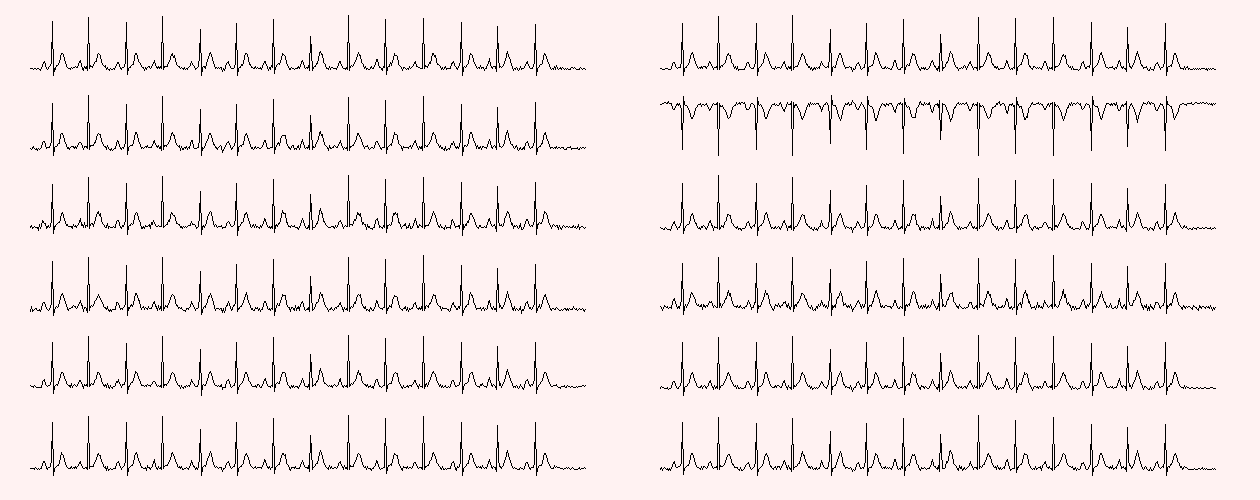
#> input picture benchmark_cases/seed/images/case_000_clean.ppm, 1260 x 500 px
$ python -i grid.py   (imports and definitions only)   (older library calls are emulated)
#> lines starting #> are read from the running program, lines starting #| are printed output that depends on the picture; after the words box and inside, x2 and y2 are one past the last pixel; in counts of white or black regions, pixels touching at a corner belong together
from __future__ import annotations

import cv2
import numpy as np
from scipy.signal import find_peaks


def estimate_grid_spacing_px(image_rgb: np.ndarray) -> float | None:
    try:
        gray = cv2.cvtColor(image_rgb, cv2.COLOR_RGB2GRAY)
#> gray: shape (500, 1260); values 0 (black) and 246 (white), 96% white; black in thin lines or dots, all inside (x1, y1, x2, y2) = (30, 15, 1216, 476)
        if gray.size == 0 or np.std(gray) < 3:
            return None
        edges_x = cv2.Sobel(gray, cv2.CV_64F, 1, 0, ksize=3)
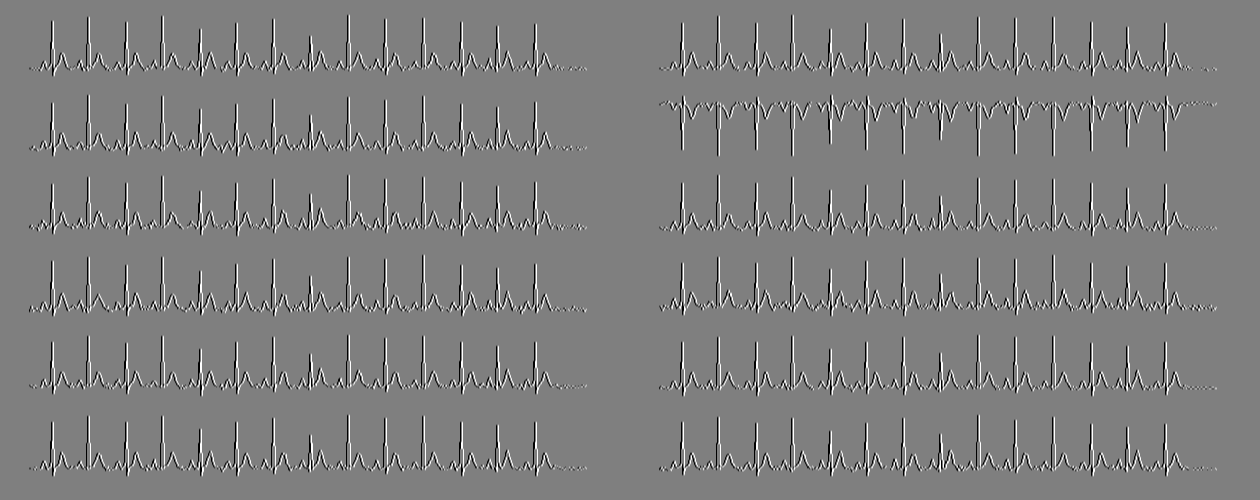
#> edges_x: shape (500, 1260) float64; min -984, max 984, mean 0; drawn with min black and max white
        edges_y = cv2.Sobel(gray, cv2.CV_64F, 0, 1, ksize=3)
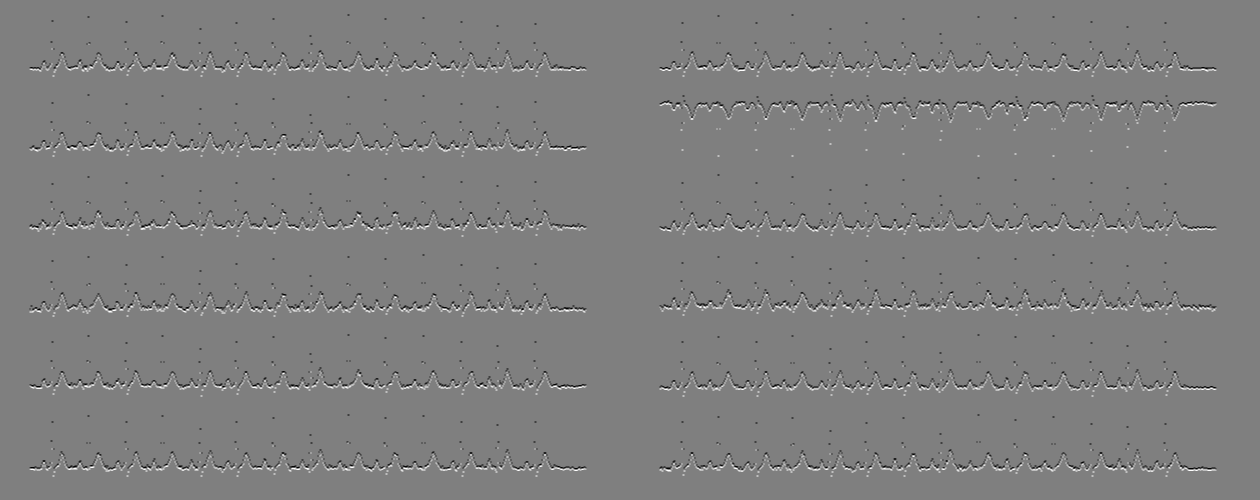
#> edges_y: shape (500, 1260) float64; min -984, max 984, mean 0; drawn with min black and max white
        projection_x = np.sum(np.abs(edges_x), axis=0)
#> projection_x = 1260 values, max 190896 at index 904, min 0 at index 0, mean 29315
        projection_y = np.sum(np.abs(edges_y), axis=1)
#> projection_y = 500 values, max 312420 at index 67, min 0 at index 0, mean 30650.6
        peaks_x, _ = find_peaks(projection_x, distance=10, prominence=np.percentile(projection_x, 75))
#> peaks_x = 33 values from 53 to 1166
        peaks_y, _ = find_peaks(projection_y, distance=10, prominence=np.percentile(projection_y, 75))
#> peaks_y = [67, 105, 146, 226, 307, 386, 466]

        diffs: list[float] = []
        if len(peaks_x) > 5:
            delta_x = np.diff(peaks_x)
#> delta_x = 32 values, max 147 at index 15, min 11 at index 13, mean 34.78
            diffs.extend(delta_x[(delta_x > 8) & (delta_x < 120)])
        if len(peaks_y) > 5:
            delta_y = np.diff(peaks_y)
#> delta_y = [38, 41, 80, 81, 79, 80]
            diffs.extend(delta_y[(delta_y > 8) & (delta_y < 120)])
        if len(diffs) < 6:
            return None
        return float(np.median(np.array(diffs)))
    except Exception:
        return None


def choose_ppmv(local_grid_px: float | None, resize_scale: float, raw_trace_px: np.ndarray) -> float:
    if local_grid_px is None or not np.isfinite(local_grid_px) or local_grid_px < 5:
        return 250.0

    ppmv_small_box = local_grid_px * 10.0 * resize_scale
    ppmv_big_box = local_grid_px * 2.0 * resize_scale

    def score_candidate(ppmv: float) -> float:
        if ppmv <= 0:
            return 1e9
        signal = (raw_trace_px - np.median(raw_trace_px)) / ppmv
        signal = np.nan_to_num(signal)
        peak_to_peak = float(np.percentile(signal, 99) - np.percentile(signal, 1))
        if peak_to_peak <= 0:
            return 1e9
        if peak_to_peak < 0.2:
            return 1000.0 + (0.2 - peak_to_peak) * 1000.0
        if peak_to_peak > 8.0:
            return 1000.0 + (peak_to_peak - 8.0) * 300.0
        return abs(peak_to_peak - 2.5)

    score_small = score_candidate(ppmv_small_box)
    score_big = score_candidate(ppmv_big_box)
    candidate = ppmv_small_box if score_small <= score_big else ppmv_big_box
    if not np.isfinite(candidate) or candidate < 10:
        return 250.0
    return float(candidate)

>>> import cv2
>>> picture = cv2.cvtColor(cv2.imread('../../../benchmark_cases/seed/images/case_000_clean.ppm'), cv2.COLOR_BGR2RGB)
>>> result = estimate_grid_spacing_px(picture)
#> result = 37

$ run again, on benchmark_cases/seed/images/case_001_clean.ppm
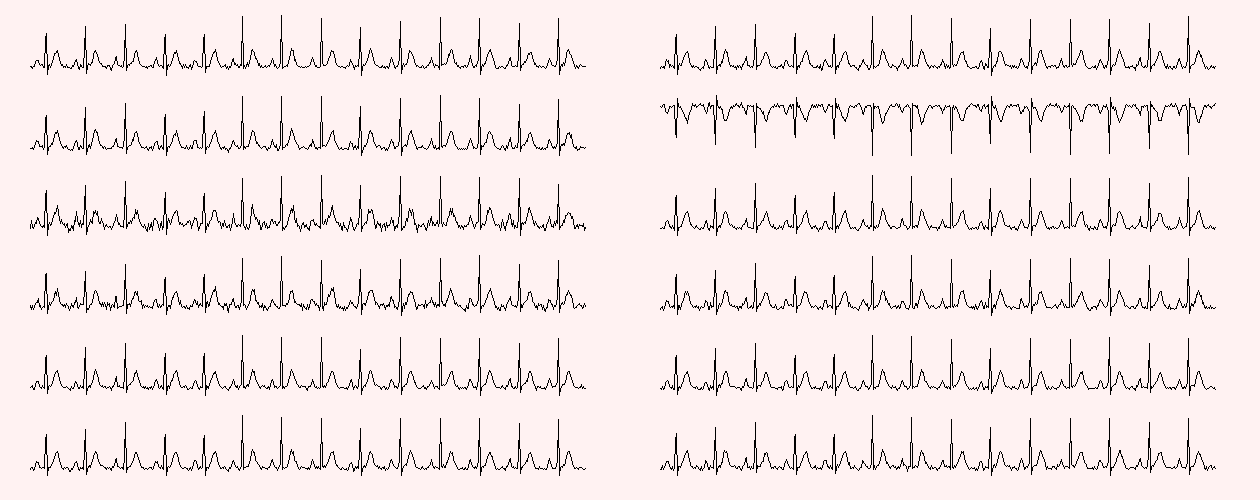
#> input picture benchmark_cases/seed/images/case_001_clean.ppm, 1260 x 500 px
#> gray: shape (500, 1260); values 0 (black) and 246 (white), 95.7% white; black in thin lines or dots, all inside (x1, y1, x2, y2) = (30, 15, 1216, 476)
#> in estimate_grid_spacing_px, `edges_x = cv2.Sobel(gray, cv2.CV_64F, 1, 0, ksize=3)`:
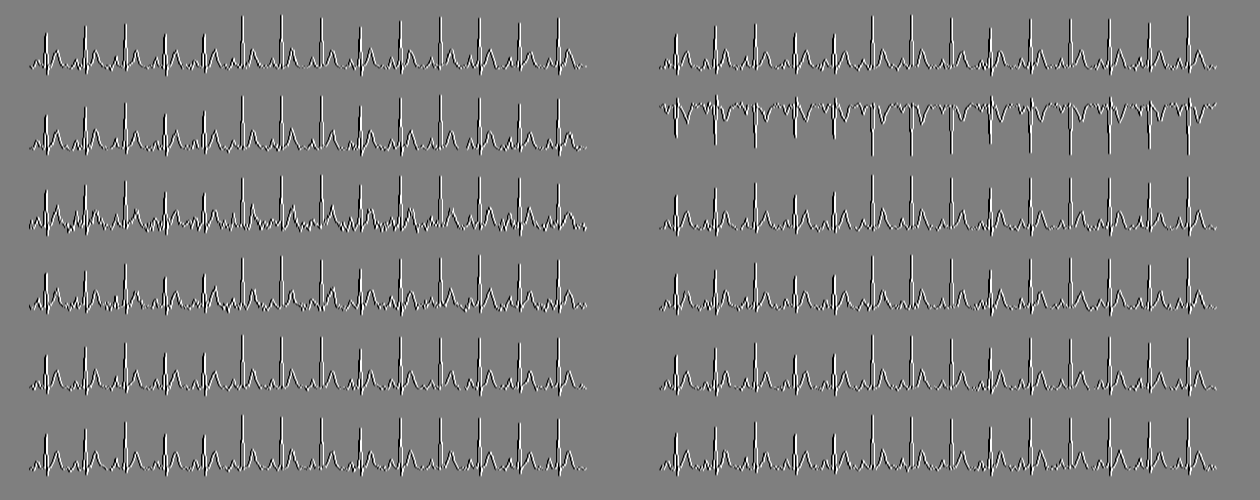
#> edges_x: shape (500, 1260) float64; min -984, max 984, mean 0; drawn with min black and max white
#> in estimate_grid_spacing_px, `edges_y = cv2.Sobel(gray, cv2.CV_64F, 0, 1, ksize=3)`:
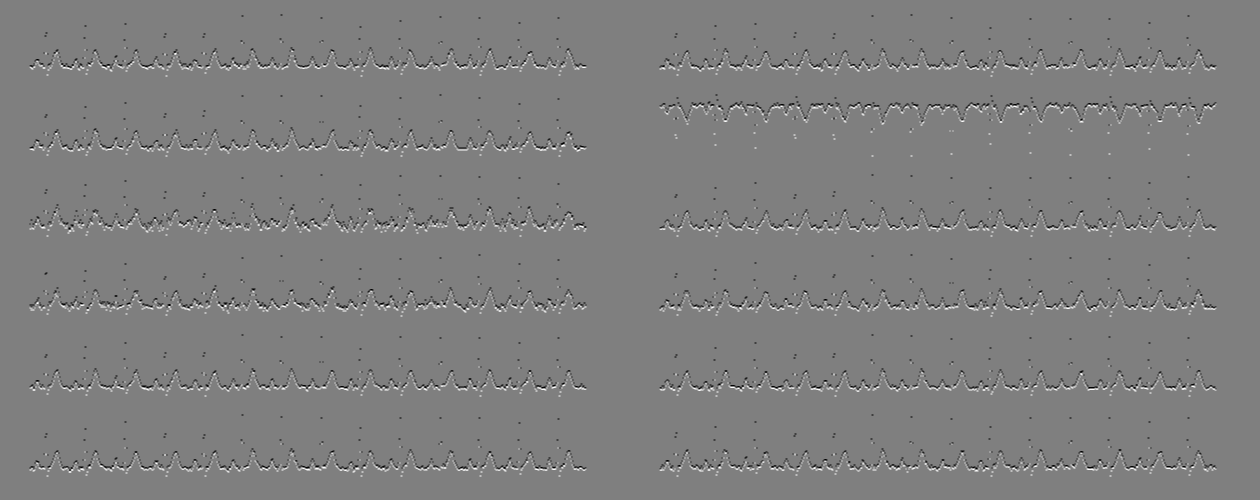
#> edges_y: shape (500, 1260) float64; min -984, max 984, mean 0; drawn with min black and max white
#> projection_x = 1260 values, max 220908 at index 46, min 0 at index 0, mean 32728.2
#> projection_y = 500 values, max 314388 at index 65, min 0 at index 0, mean 31286.3
#> peaks_x = 35 values from 46 to 1189
#> peaks_y = [65, 106, 146, 226, 305, 386, 467]
#> delta_x = 34 values, max 117 at index 17, min 12 at index 8, mean 33.62
#> delta_y = [41, 40, 80, 79, 81, 81]
#> result = 39

$ run again, on benchmark_cases/seed/images/case_002_clean.ppm
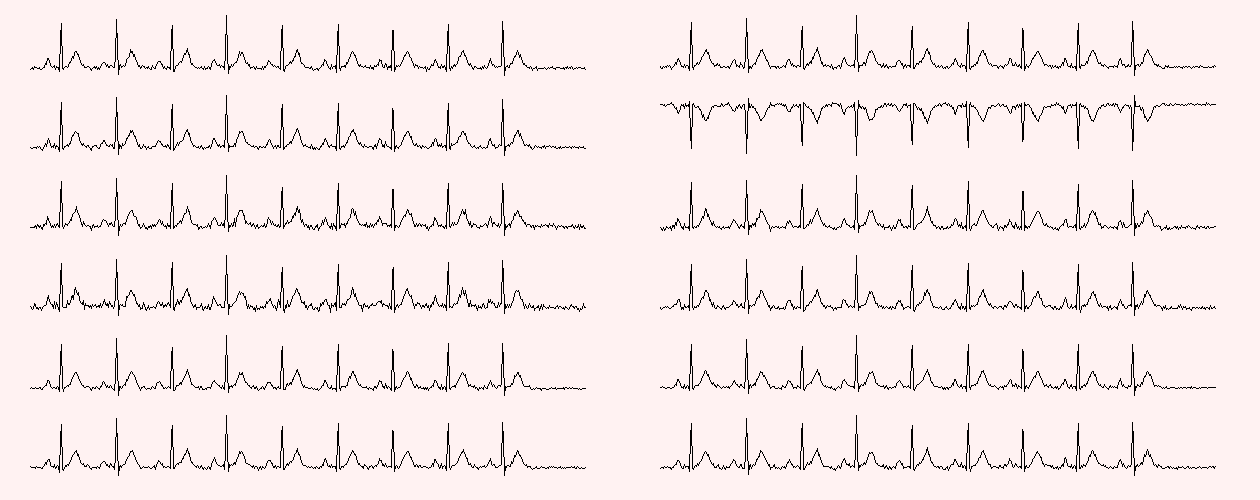
#> input picture benchmark_cases/seed/images/case_002_clean.ppm, 1260 x 500 px
#> gray: shape (500, 1260); values 0 (black) and 246 (white), 96.6% white; black in thin lines or dots, all inside (x1, y1, x2, y2) = (30, 15, 1216, 476)
#> in estimate_grid_spacing_px, `edges_x = cv2.Sobel(gray, cv2.CV_64F, 1, 0, ksize=3)`:
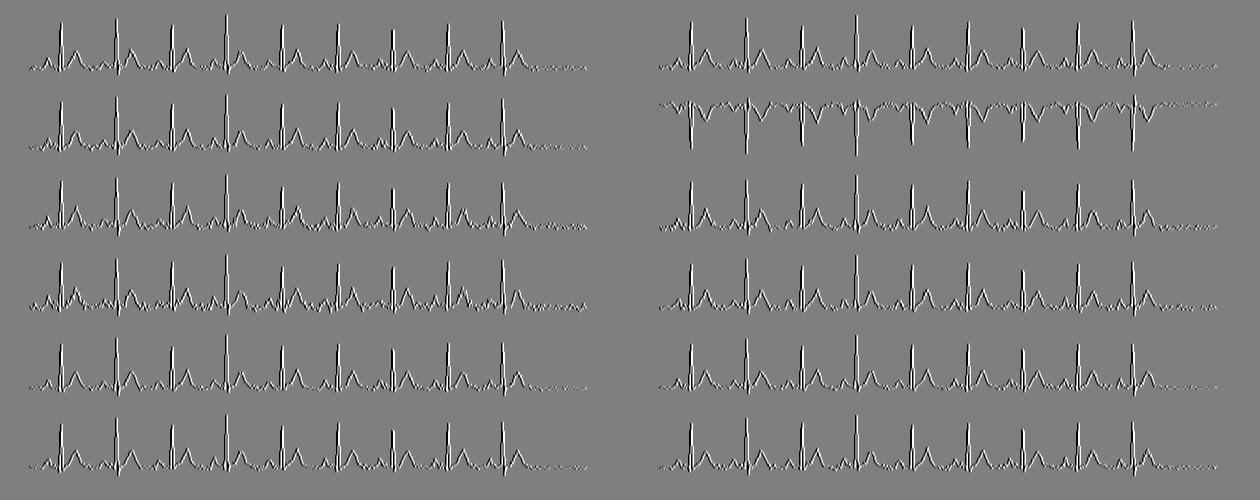
#> edges_x: shape (500, 1260) float64; min -984, max 984, mean 0; drawn with min black and max white
#> in estimate_grid_spacing_px, `edges_y = cv2.Sobel(gray, cv2.CV_64F, 0, 1, ksize=3)`:
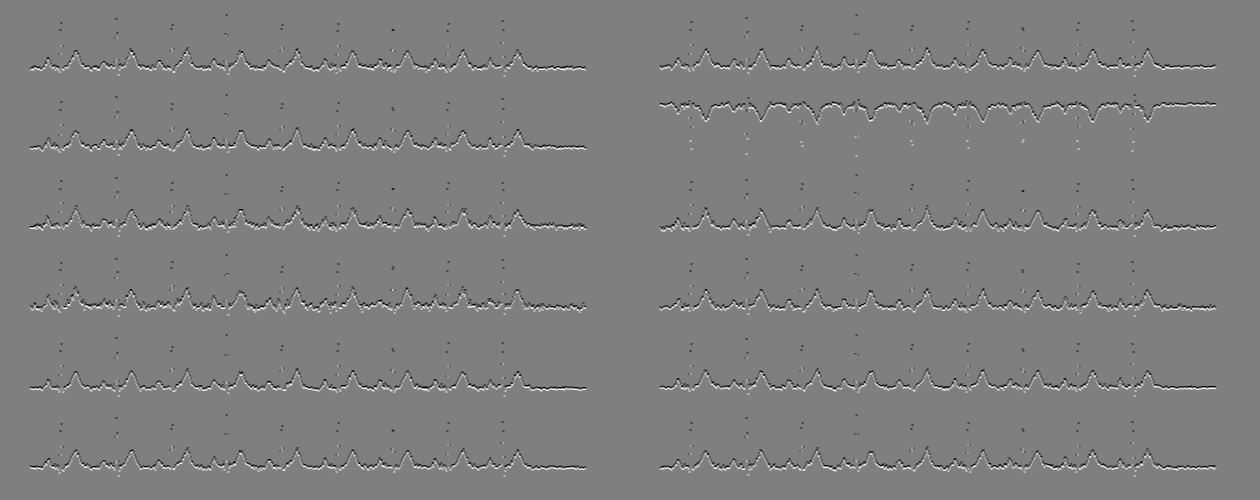
#> edges_y: shape (500, 1260) float64; min -984, max 984, mean 0; drawn with min black and max white
#> projection_x = 1260 values, max 245016 at index 171, min 0 at index 0, mean 24834.3
#> projection_y = 500 values, max 332100 at index 466, min 0 at index 0, mean 30981.2
#> peaks_x = 41 values from 47 to 1144
#> peaks_y = [66, 106, 146, 226, 306, 386, 466]
#> delta_x = 40 values, max 165 at index 20, min 11 at index 19, mean 27.43
#> delta_y = [40, 40, 80, 80, 80, 80]
#> result = 20

$ run again, on benchmark_cases/seed/images/case_003_clean.ppm
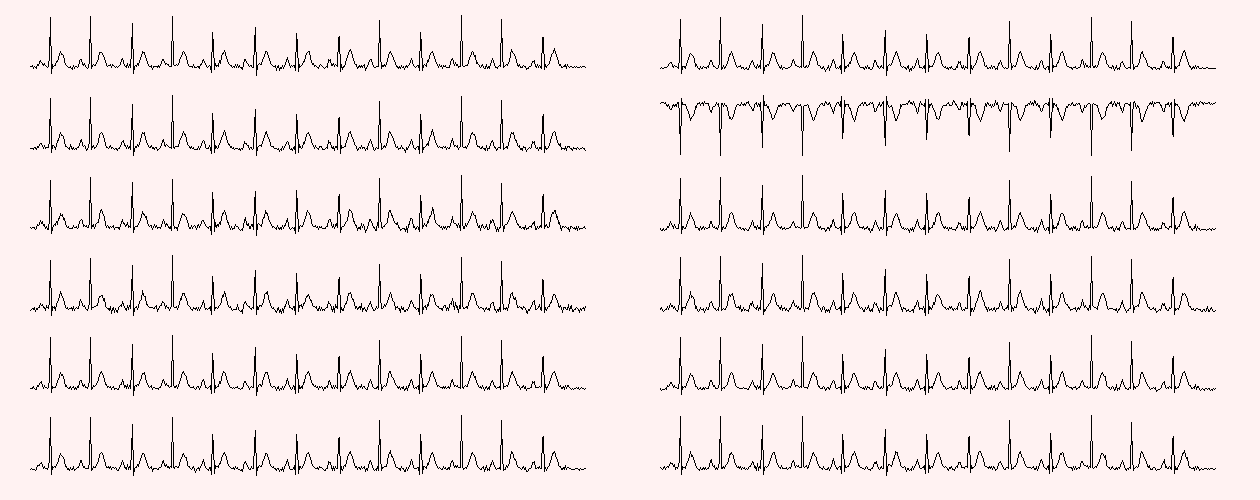
#> input picture benchmark_cases/seed/images/case_003_clean.ppm, 1260 x 500 px
#> gray: shape (500, 1260); values 0 (black) and 246 (white), 96% white; black in thin lines or dots, all inside (x1, y1, x2, y2) = (30, 15, 1216, 476)
#> in estimate_grid_spacing_px, `edges_x = cv2.Sobel(gray, cv2.CV_64F, 1, 0, ksize=3)`:
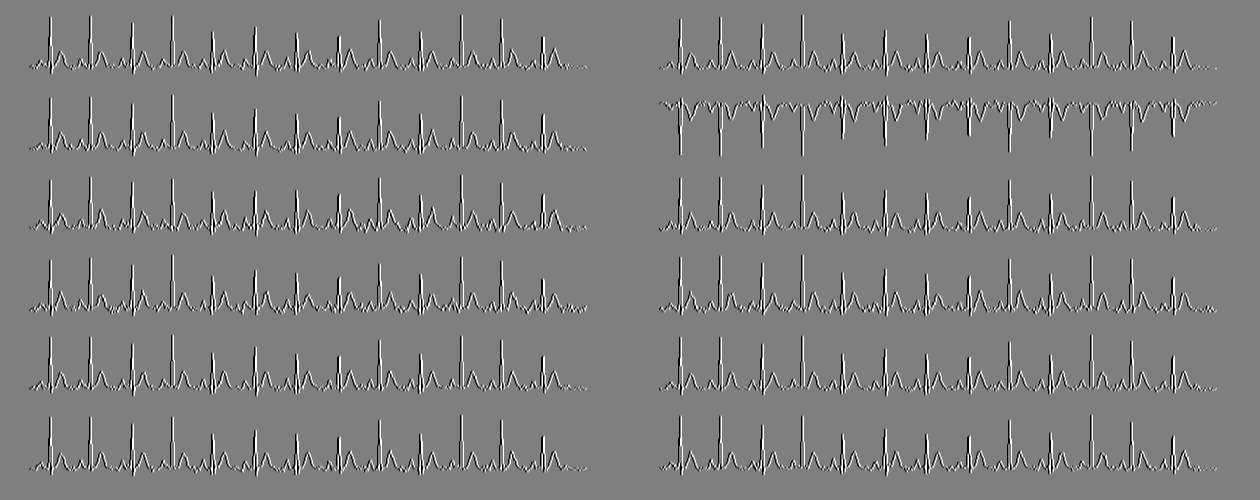
#> edges_x: shape (500, 1260) float64; min -984, max 984, mean 0; drawn with min black and max white
#> in estimate_grid_spacing_px, `edges_y = cv2.Sobel(gray, cv2.CV_64F, 0, 1, ksize=3)`:
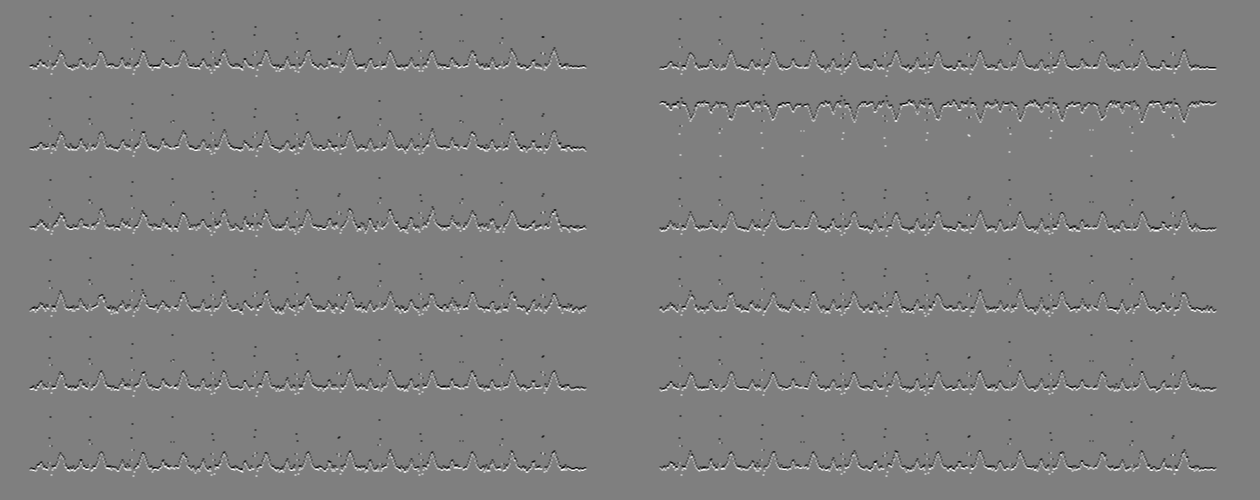
#> edges_y: shape (500, 1260) float64; min -984, max 984, mean 0; drawn with min black and max white
#> projection_x = 1260 values, max 219432 at index 884, min 0 at index 0, mean 30124.1
#> projection_y = 500 values, max 308484 at index 468, min 0 at index 0, mean 31351.2
#> peaks_x = 30 values from 49 to 1173
#> peaks_y = [67, 104, 147, 227, 307, 386, 468]
#> delta_x = 29 values, max 123 at index 14, min 13 at index 13, mean 38.76
#> delta_y = [37, 43, 80, 80, 79, 82]
#> result = 41
